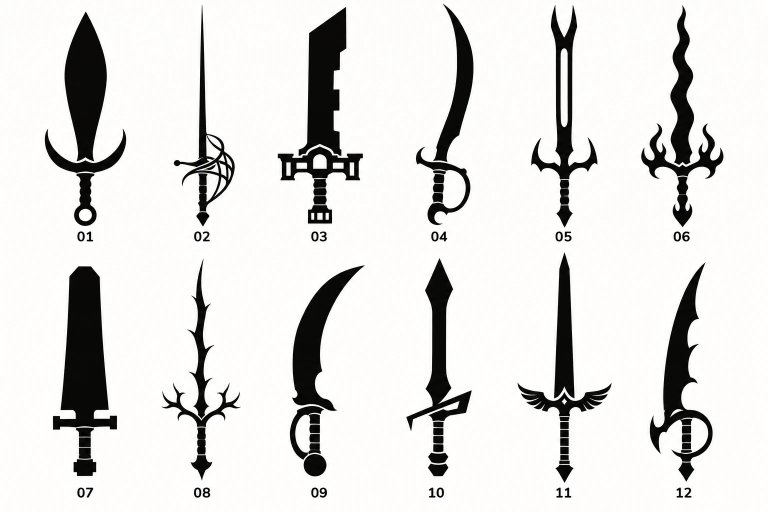
#> input picture References/Sword Silhouettes/new-silhouettes-a-v1.png, 1536 x 1024 px (shown at 1/2 size); its folder holds 4 pictures in this run
$ python profiles.py
#> lines starting #> are read from the running program, lines starting #| are printed output that depends on the picture
#> (reads Models/Swords/New Silhouettes/segment.json from the repository)
"""BladeData profiles and hilt numbers for the 22 new silhouette swords (miniconda python: cv2, numpy).
python profiles.py  ->  NewSilhouetteBlades.luau (Shared.NewSilhouetteBlades: the profiles and their order), hilts.json (GripLength / BladeOffset / Back, studs),
                        profiles_check.png (each traced blade outline over its sheet mask)

The blade is traced from parts/<id>.png (label 1), base to tip, row by row, keeping the run that continues the
blade's body (a thorn's tip standing apart from the blade is left out: a BladeCore blade has one spine and one edge
per station). A real hole (an enclosed gap of 30 px² or more, at least 3 px wide) becomes the profile's `hole`
(BladeCore.HOLE_PARAMS, fractions across from the spine); a smaller one is filled. Single-edged blades put their edge
on the sheet's left (the hilt frame's +Z); the spine is the right. The blade starts SEAT px below its cut row, inside
the guard. Straight centreline (the curves are in the spine/edge offsets). Same 10-strike recipe as the Thornspire.
Units: cm (0.2222 cm per sheet px: a 450 px sword is 5 studs at Blueprints.STUDS_PER_CM 0.05)."""
import cv2, numpy as np, json, os, math

HERE = os.path.dirname(os.path.abspath(__file__))
K = 5.0 / 450          # studs per px
CM = K / 0.05          # cm per px
SEAT = 3               # px the blade starts below its cut row (inside the guard)
N = 192
TOL = 0.06          # cm an outline point may be left out by (a quarter of a sheet pixel)
HEADER = """--!strict
-- The 22 new silhouette swords' blade profiles (2026-11-10, Allen: "implement them into our game so we can craft and polish
-- and etc. just dont include them into the upgrade pads, and we dont need them in our book yet"). Generated by the vault's
-- Models/Swords/New Silhouettes/profiles.py from the traced sheets; BladeData appends them after every other blade.
-- Edit the script and regenerate rather than this file. Units are centimetres. P{u, v, ...} / T{u, a, b, ...} are flat
-- lists of points, rebuilt into { { u, v }, ... } here.
local function P(t: { number }): { { number } }
	local out = {}
	for i = 1, #t, 2 do
		table.insert(out, { t[i], t[i + 1] })
	end
	return out
end
local function T(t: { number }): { { number } }
	local out = {}
	for i = 1, #t, 3 do
		table.insert(out, { t[i], t[i + 1], t[i + 2] })
	end
	return out
end
"""
SINGLE = {"S03", "S04", "S09", "S12", "Tidebreaker", "Lockjaw", "Cometspine", "OrchidEdge", "Riftkey", "Inversion"}
# Turned half a turn about the blade (Allen 2026-11-10: Tidebreaker "held the wrong way, should be rotated 180 degrees",
# S04 "should be reverse so the curve is outward"): spine and edge swap sides; Studio turns their hilt parts to match.
FLIP = {"S04", "Tidebreaker"}
HOLES = {"S05", "EclipseFang"}   # the blades whose sheet shows a real hole (S12's knuckle-ring gap is not one)
# An open fork at the tip (2026-11-10, Allen: "s05 held on hand is different than on display"; then "Build fork support"):
# where the sheet splits into two prongs both are kept, and the V between them joins the profile's hole, reaching the
# blade's side where the shorter prong ends (BladeCore: refined `fork = true`).
FORK = {"S05", "Inversion"}   # Inversion (2026-11-11): the short prong on the spine side, a V open to the tip
# Traced and checked but not in the game yet (2026-11-11, Allen: "just add it to the studio, but not the game as an
# upgrade/blueprint yet. can release later"): left out of NewSilhouetteBlades.luau (Studio's module), written to
# held_profiles.luau instead.
HELD = {"Inversion"}
VERSIONS = {"S05": 2}   # a new shape: bumps past its old bakes (SwordMeshCache uses a bake only at the blueprint's version)
NAMES = {"EclipseFang": "Eclipse Fang", "OrchidEdge": "Orchid Edge", "IronAnchor": "Iron Anchor"}
ORDER = ['S01', 'S02', 'S03', 'S04', 'S05', 'S06', 'S07', 'S08', 'S09', 'S10', 'S11', 'S12',
         'EclipseFang', 'Tidebreaker', 'Crownsplitter', 'Mothwing', 'Lockjaw', 'Cometspine', 'Gravebell',
         'OrchidEdge', 'IronAnchor', 'Riftkey', 'Inversion']
TRACED = {"Inversion": "2026-11-11"}   # the rest 2026-11-10
RECIPE = [("lengthen", 0.17, 0.4, "center", False, 0), ("lengthen", 0.5, 0.4, "center", False, 6),
          ("lengthen", 0.83, 0.4, "center", True, -5), ("taper", 0.2, 0.38, "edge", True, 0),
          ("taper", 0.55, 0.38, "spine", False, -6), ("taper", 0.88, 0.32, "edge", False, 5),
          ("tip", 0.97, 0.12, "edge", True, 8), ("tip", 0.85, 0.16, "edge", True, 4),
          ("tip", 0.55, 0.32, "edge", False, -4), ("tip", 0.2, 0.32, "edge", False, 0)]


def bid(sid):     # blueprint id
    return sid.lower()


def runs(row):
    d = np.diff(np.concatenate([[0], row.astype(np.int8), [0]]))
    return list(zip(np.nonzero(d == 1)[0], np.nonzero(d == -1)[0] - 1))


# [13 lines left out: function dp, not called in this run]


SMOOTH_ROWS = 1.0   # Gaussian sigma along the blade, in sheet rows (takes the pixel stairs off; notches stay crisp)


# [10 lines left out: function smooth_rows, not called in this run]


def sheet_dark(sid):
    """The sword's crop of its sheet as darkness 0..1 (anti-aliased), for sub-pixel edges."""
#> called with sid = 'S01'
    cells = json.load(open(os.path.join(HERE, 'cells.json')))
#> (reads Models/Swords/New Silhouettes/cells.json from the repository)
    c = cells[sid]
    g = cv2.imread(os.path.join(HERE, '..', '..', '..', 'References', 'Sword Silhouettes', c['sheet']), 0)
#> g: shape (1024, 1536); min 0, max 255, mean 221.9
    return 1 - g[c['y0']:c['y0'] + c['h'], c['x0']:c['x0'] + c['w']].astype(np.float32) / 255.0
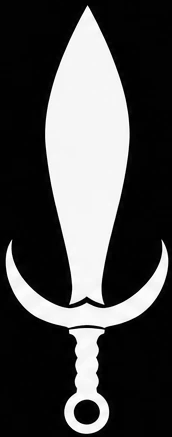
#> returned value: shape (437, 172) float32; min 0, max 1, mean 0.299


# [10 lines left out: function sub_edges, not called in this run]


def trace(sid, mt):
    dark = sheet_dark(sid)
    lab = cv2.imread(os.path.join(HERE, 'parts', sid + '.png'), 0)
#> (the run stopped early here; a loop or call above may not have finished)
